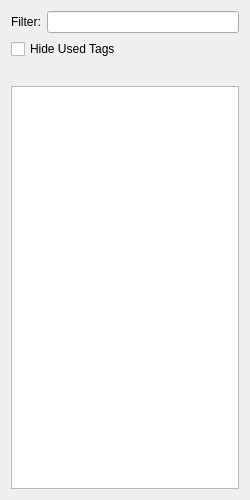
<?xml version="1.0" encoding="UTF-8"?>
<ui version="4.0">
 <class>TagCloseUpExplorer</class>
 <widget class="QWidget" name="TagCloseUpExplorer">
  <property name="geometry">
   <rect>
    <x>0</x>
    <y>0</y>
    <width>250</width>
    <height>500</height>
   </rect>
  </property>
  <property name="maximumSize">
   <size>
    <width>250</width>
    <height>16777215</height>
   </size>
  </property>
  <property name="windowTitle">
   <string>Form</string>
  </property>
  <layout class="QGridLayout" name="gridLayout">
   <item row="2" column="0" colspan="2">
    <widget class="QCheckBox" name="hideUsedTagBox">
     <property name="text">
      <string>Hide Used Tags</string>
     </property>
    </widget>
   </item>
   <item row="4" column="0" colspan="2">
    <widget class="QTableView" name="closeUpView">
     <property name="sizePolicy">
      <sizepolicy hsizetype="Maximum" vsizetype="MinimumExpanding">
       <horstretch>0</horstretch>
       <verstretch>0</verstretch>
      </sizepolicy>
     </property>
     <property name="minimumSize">
      <size>
       <width>180</width>
       <height>0</height>
      </size>
     </property>
     <property name="maximumSize">
      <size>
       <width>300</width>
       <height>16777215</height>
      </size>
     </property>
     <property name="sizeAdjustPolicy">
      <enum>QAbstractScrollArea::AdjustIgnored</enum>
     </property>
     <property name="selectionMode">
      <enum>QAbstractItemView::SingleSelection</enum>
     </property>
     <property name="selectionBehavior">
      <enum>QAbstractItemView::SelectRows</enum>
     </property>
     <property name="sortingEnabled">
      <bool>false</bool>
     </property>
     <attribute name="horizontalHeaderMinimumSectionSize">
      <number>60</number>
     </attribute>
     <attribute name="horizontalHeaderDefaultSectionSize">
      <number>60</number>
     </attribute>
     <attribute name="horizontalHeaderHighlightSections">
      <bool>false</bool>
     </attribute>
     <attribute name="horizontalHeaderShowSortIndicator" stdset="0">
      <bool>false</bool>
     </attribute>
     <attribute name="horizontalHeaderStretchLastSection">
      <bool>true</bool>
     </attribute>
     <attribute name="verticalHeaderVisible">
      <bool>false</bool>
     </attribute>
     <attribute name="verticalHeaderCascadingSectionResizes">
      <bool>true</bool>
     </attribute>
     <attribute name="verticalHeaderMinimumSectionSize">
      <number>30</number>
     </attribute>
     <attribute name="verticalHeaderDefaultSectionSize">
      <number>30</number>
     </attribute>
     <attribute name="verticalHeaderHighlightSections">
      <bool>false</bool>
     </attribute>
    </widget>
   </item>
   <item row="3" column="0" colspan="2">
    <widget class="TagCloseUpScroller" name="closeUpsScroller" native="true">
     <property name="sizePolicy">
      <sizepolicy hsizetype="Maximum" vsizetype="Preferred">
       <horstretch>0</horstretch>
       <verstretch>0</verstretch>
      </sizepolicy>
     </property>
     <property name="minimumSize">
      <size>
       <width>0</width>
       <height>15</height>
      </size>
     </property>
     <property name="maximumSize">
      <size>
       <width>300</width>
       <height>60</height>
      </size>
     </property>
    </widget>
   </item>
   <item row="0" column="0">
    <widget class="QLabel" name="label">
     <property name="text">
      <string>Filter:</string>
     </property>
    </widget>
   </item>
   <item row="0" column="1">
    <widget class="QLineEdit" name="closeUpFilterEdit">
     <property name="sizePolicy">
      <sizepolicy hsizetype="MinimumExpanding" vsizetype="Fixed">
       <horstretch>0</horstretch>
       <verstretch>0</verstretch>
      </sizepolicy>
     </property>
    </widget>
   </item>
  </layout>
 </widget>
 <customwidgets>
  <customwidget>
   <class>TagCloseUpScroller</class>
   <extends>QWidget</extends>
   <header location="global">fort/studio/widget/CloseUpScroller.hpp</header>
   <container>1</container>
  </customwidget>
 </customwidgets>
 <resources/>
 <connections/>
</ui>
